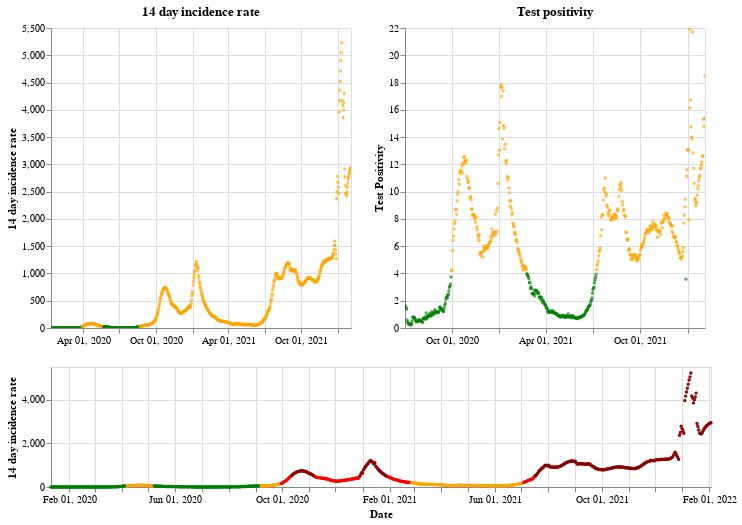

The cell this chart's notebook holds for it:
### Markdown cell above
## Northern Ireland

### Code cell
plot_traffic_light('Northern Ireland')

### Figure 1 — Vega-Lite specification as saved in the notebook (floating-point values rounded to 4 significant figures; data arrays with more than 128 entries replaced by an {"elided": "..."} marker saying what was removed)
{"config": {"view": {"continuousWidth": 400, "continuousHeight": 300}}, "vconcat": [{"hconcat": [{"mark": {"type": "point", "size": 2}, "encoding": {"color": {"condition": {"value": "green", "test": "(datum.twoWeeklyCasesRate <= 25)"}, "value": "orange"}, "tooltip": [{"type": "nominal", "field": "areaName"}, {"type": "temporal", "field": "date"}, {"type": "quantitative", "field": "twoWeeklyCasesRate"}, {"type": "quantitative", "field": "testPositivity"}], "x": {"type": "temporal", "axis": {"title": ""}, "field": "date", "scale": {"domain": {"selection": "DateBrush"}}, "timeUnit": "yearmonthdate"}, "y": {"type": "quantitative", "axis": {"title": "14 day incidence rate"}, "field": "twoWeeklyCasesRate"}}, "title": "14 day incidence rate", "width": 300}, {"mark": {"type": "point", "size": 2}, "encoding": {"color": {"condition": {"value": "green", "test": "(datum.testPositivity <= 4)"}, "value": "orange"}, "tooltip": [{"type": "nominal", "field": "areaName"}, {"type": "temporal", "field": "date"}, {"type": "quantitative", "field": "twoWeeklyCasesRate"}, {"type": "quantitative", "field": "testPositivity"}], "x": {"type": "temporal", "axis": {"title": ""}, "field": "date", "scale": {"domain": {"selection": "DateBrush"}}, "timeUnit": "yearmonthdate"}, "y": {"type": "quantitative", "axis": {"title": "Test Positivity"}, "field": "testPositivity"}}, "title": "Test positivity", "width": 300}]}, {"layer": [{"mark": {"type": "point", "size": 2}, "encoding": {"color": {"condition": {"value": "orange", "test": "(((datum.testPositivity < 4) && (datum.twoWeeklyCasesRate >= 50)) && (datum.twoWeeklyCasesRate < 200))"}, "value": "red"}, "opacity": {"condition": {"value": 1, "test": "((datum.twoWeeklyCasesRate >= 50) && (datum.twoWeeklyCasesRate < 500))"}, "value": 0}, "tooltip": [{"type": "nominal", "field": "areaName"}, {"type": "temporal", "field": "date"}, {"type": "quantitative", "field": "twoWeeklyCasesRate"}, {"type": "quantitative", "field": "testPositivity"}], "x": {"type": "temporal", "axis": {"title": "Date"}, "field": "date", "timeUnit": "yearmonthdate"}, "y": {"type": "quantitative", "axis": {"title": "14 day incidence rate"}, "field": "twoWeeklyCasesRate"}}, "selection": {"DateBrush": {"type": "interval", "encodings": ["x"], "fields": ["Time"]}}}, {"mark": {"type": "point", "size": 2}, "encoding": {"color": {"value": "darkred"}, "opacity": {"condition": {"value": 1, "test": "(datum.twoWeeklyCasesRate >= 500)"}, "value": 0}, "tooltip": [{"type": "nominal", "field": "areaName"}, {"type": "temporal", "field": "date"}, {"type": "quantitative", "field": "twoWeeklyCasesRate"}, {"type": "quantitative", "field": "testPositivity"}], "x": {"type": "temporal", "axis": {"title": "Date"}, "field": "date", "timeUnit": "yearmonthdate"}, "y": {"type": "quantitative", "axis": {"title": "14 day incidence rate"}, "field": "twoWeeklyCasesRate"}}}, {"mark": {"type": "point", "size": 2}, "encoding": {"color": {"condition": {"value": "green", "test": "((datum.testPositivity < 4) && (datum.twoWeeklyCasesRate < 50))"}, "value": "orange"}, "opacity": {"condition": {"value": 1, "test": "(datum.twoWeeklyCasesRate < 50)"}, "value": 0}, "tooltip": [{"type": "nominal", "field": "areaName"}, {"type": "temporal", "field": "date"}, {"type": "quantitative", "field": "twoWeeklyCasesRate"}, {"type": "quantitative", "field": "testPositivity"}], "x": {"type": "temporal", "axis": {"title": "Date"}, "field": "date", "timeUnit": "yearmonthdate"}, "y": {"type": "quantitative", "axis": {"title": "14 day incidence rate"}, "field": "twoWeeklyCasesRate"}}}], "height": 120, "width": 660}], "data": {"name": "data-f759764e295b86b8bd2fe335a4094705"}, "$schema": "https://vega.github.io/schema/vega-lite/v4.8.1.json", "datasets": {"data-f759764e295b86b8bd2fe335a4094705": {"elided": "755 records"}}}
